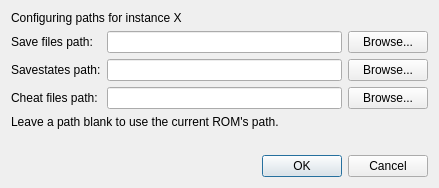
<?xml version="1.0" encoding="UTF-8"?>
<ui version="4.0">
 <class>PathSettingsDialog</class>
 <widget class="QDialog" name="PathSettingsDialog">
  <property name="geometry">
   <rect>
    <x>0</x>
    <y>0</y>
    <width>439</width>
    <height>185</height>
   </rect>
  </property>
  <property name="windowTitle">
   <string>Path settings - khDaysMM</string>
  </property>
  <layout class="QGridLayout" name="gridLayout">
   <item row="3" column="0">
    <widget class="QLabel" name="label_4">
     <property name="text">
      <string>Cheat files path:</string>
     </property>
    </widget>
   </item>
   <item row="3" column="2">
    <widget class="QPushButton" name="btnCheatFileBrowse">
     <property name="text">
      <string>Browse...</string>
     </property>
    </widget>
   </item>
   <item row="2" column="0">
    <widget class="QLabel" name="label_3">
     <property name="text">
      <string>Savestates path:</string>
     </property>
    </widget>
   </item>
   <item row="5" column="0" colspan="3">
    <widget class="QLabel" name="label_5">
     <property name="text">
      <string/>
     </property>
    </widget>
   </item>
   <item row="2" column="1">
    <widget class="QLineEdit" name="txtSavestatePath">
     <property name="clearButtonEnabled">
      <bool>true</bool>
     </property>
    </widget>
   </item>
   <item row="1" column="2">
    <widget class="QPushButton" name="btnSaveFileBrowse">
     <property name="text">
      <string>Browse...</string>
     </property>
    </widget>
   </item>
   <item row="3" column="1">
    <widget class="QLineEdit" name="txtCheatFilePath">
     <property name="clearButtonEnabled">
      <bool>true</bool>
     </property>
    </widget>
   </item>
   <item row="6" column="0" colspan="3">
    <widget class="QDialogButtonBox" name="buttonBox">
     <property name="orientation">
      <enum>Qt::Horizontal</enum>
     </property>
     <property name="standardButtons">
      <set>QDialogButtonBox::Cancel|QDialogButtonBox::Ok</set>
     </property>
    </widget>
   </item>
   <item row="2" column="2">
    <widget class="QPushButton" name="btnSavestateBrowse">
     <property name="text">
      <string>Browse...</string>
     </property>
    </widget>
   </item>
   <item row="1" column="0">
    <widget class="QLabel" name="label_2">
     <property name="text">
      <string>Save files path:</string>
     </property>
    </widget>
   </item>
   <item row="4" column="0" colspan="3">
    <widget class="QLabel" name="label">
     <property name="text">
      <string>Leave a path blank to use the current ROM's path.</string>
     </property>
    </widget>
   </item>
   <item row="1" column="1">
    <widget class="QLineEdit" name="txtSaveFilePath">
     <property name="clearButtonEnabled">
      <bool>true</bool>
     </property>
    </widget>
   </item>
   <item row="0" column="0" colspan="3">
    <widget class="QLabel" name="lblInstanceNum">
     <property name="text">
      <string>Configuring paths for instance X</string>
     </property>
    </widget>
   </item>
  </layout>
 </widget>
 <tabstops>
  <tabstop>txtSaveFilePath</tabstop>
  <tabstop>btnSaveFileBrowse</tabstop>
  <tabstop>txtSavestatePath</tabstop>
  <tabstop>btnSavestateBrowse</tabstop>
  <tabstop>txtCheatFilePath</tabstop>
  <tabstop>btnCheatFileBrowse</tabstop>
 </tabstops>
 <resources/>
 <connections>
  <connection>
   <sender>buttonBox</sender>
   <signal>accepted()</signal>
   <receiver>PathSettingsDialog</receiver>
   <slot>accept()</slot>
   <hints>
    <hint type="sourcelabel">
     <x>248</x>
     <y>254</y>
    </hint>
    <hint type="destinationlabel">
     <x>157</x>
     <y>274</y>
    </hint>
   </hints>
  </connection>
  <connection>
   <sender>buttonBox</sender>
   <signal>rejected()</signal>
   <receiver>PathSettingsDialog</receiver>
   <slot>reject()</slot>
   <hints>
    <hint type="sourcelabel">
     <x>316</x>
     <y>260</y>
    </hint>
    <hint type="destinationlabel">
     <x>286</x>
     <y>274</y>
    </hint>
   </hints>
  </connection>
 </connections>
</ui>
